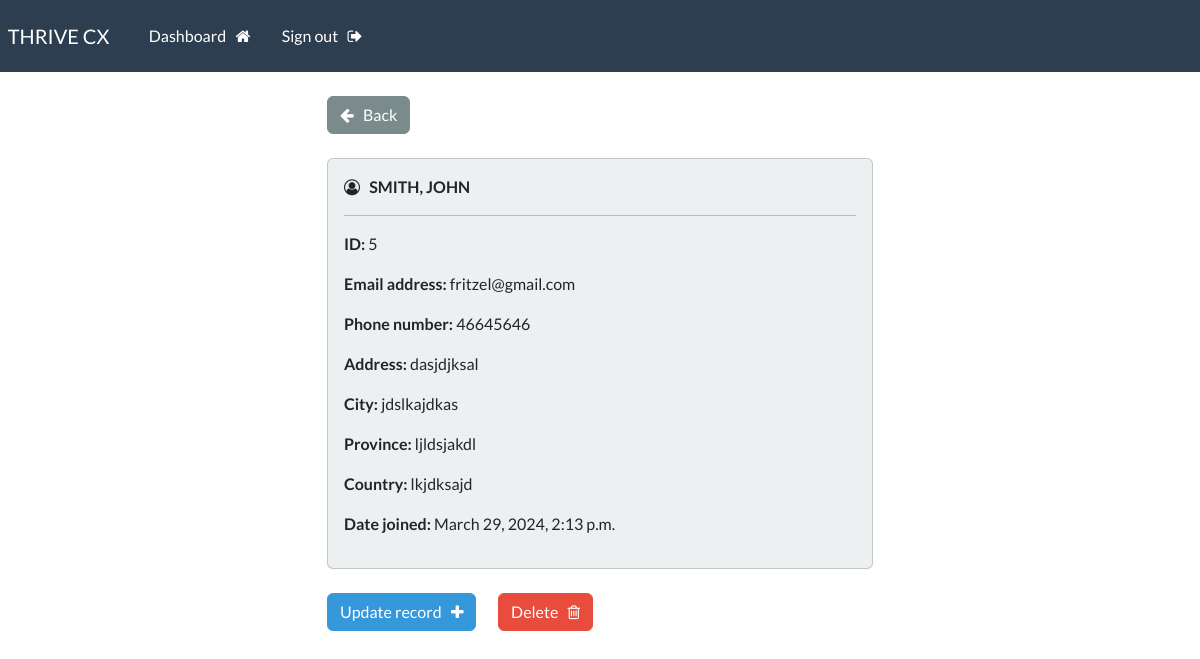
Page /view-record/5 (signed in) on the committed database.
### app/models.py (models this page shows, shortened)
class ClientRecord(models.Model):
    creation_date = models.DateTimeField(auto_now_add=True)
    first_name = models.CharField(max_length=100)
    last_name = models.CharField(max_length=100)
    email_address = models.CharField(max_length=200)
    phone_number = models.CharField(max_length=20)
    address = models.CharField(max_length=200)
    city = models.CharField(max_length=100)
    province = models.CharField(max_length=100)
    country = models.CharField(max_length=100)

### app/views.py (the view)
# urls.py: path('view-record/<int:pk>', views.view_record, name='view-record'),
@login_required(login_url='my-login')
def view_record(request, pk):
    all_records = ClientRecord.objects.get(id=pk)
    context = {'record': all_records}
    return render(request, 'app/view-record.html', context=context)

### app/templates/app/view-record.html (shortened to what this page needs)
{% extends 'app/base.html' %}
{% block content %}
<div class="row justify-content-center">
    <div class="col-md-6">
        <a
            href="{% url 'dashboard' %}"
            class="btn btn-dark">
            <i class="fa fa-arrow-left" aria-hidden="true"></i>
            &nbsp; Back
        </a>
        <br>
        <br>
        <div class="card bg-light">
            <div class="card-body">
                <i class="fa fa-user-circle-o" aria-hidden="true"></i> &nbsp;
                <strong>
                    {{record.last_name|upper}},
                    {{record.first_name|upper}}
                </strong>
                <hr>
                <p> <strong> ID: </strong> {{record.id}} </p>
                <p> <strong> Email address: </strong> {{record.email_address}} </p>
                <p> <strong> Phone number: </strong> {{record.phone_number}} </p>
                <p> <strong> Address: </strong> {{record.address}} </p>
                <p> <strong> City: </strong> {{record.city}} </p>
                <p> <strong> Province: </strong> {{record.province}} </p>
                <p> <strong> Country: </strong> {{record.country}} </p>
                <p> <strong> Date joined: </strong> {{record.creation_date}} </p>
            </div>
        </div>
        <br>
        <a href="{% url 'update-record' record.id %}" class="btn btn-info"> Update record &nbsp; <i class="fa fa-plus" aria-hidden="true"></i> </a>
        <a href="{% url 'delete-record' record.id %}" class="btn btn-danger"> Delete &nbsp; <i class="fa fa-trash-o" aria-hidden="true"></i> </a>
    </div>
</div>
{% endblock %}

### rows in the picture
ClientRecord: last_name "SMITH", first_name "JOHN", id "5", email_address "fritzel@gmail.com", phone_number "46645646", address "dasjdjksal", city "jdslkajdkas", province "ljldsjakdl", country "lkjdksajd", creation_date "March 29, 2024, 2:13 p.m."
